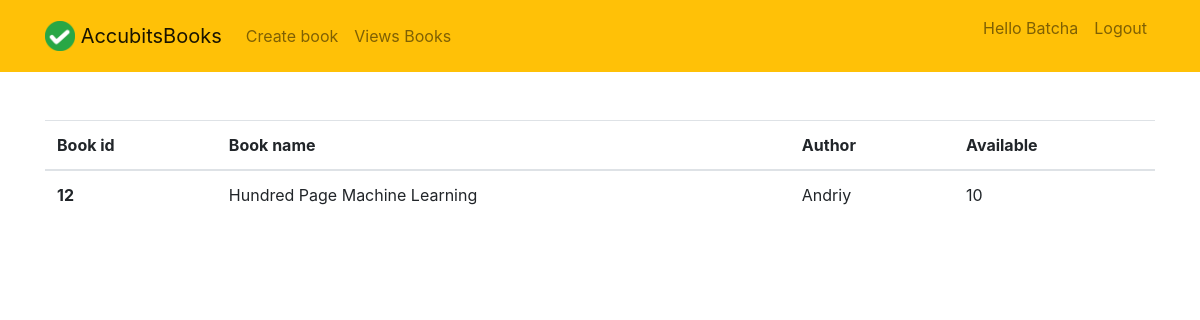
The app's page /view_book/12 (signed in) with its own data.
### inventory/models.py (models this page shows, shortened)
class Books(models.Model):
    book_name = models.CharField(max_length=200)
    author = models.CharField(max_length=200, null=True, blank=True)
    book_count = models.IntegerField(null=True, blank=True, default=1)

### inventory/views.py (the view)
# urls.py: path('view_book/<str:pk>', views.view_book, name="view_book"),
@login_required(login_url="login")
def view_book(request, pk):
    books = Books.objects.get(id=pk)
    context = {"book": books}
    return render(request, 'inventory/view_book.html', context)

### inventory/templates/inventory/view_book.html
{% extends "inventory/main.html" %}
{% load crispy_forms_tags %}
{% block content %}
<br><br>
<table class="table">
  <thead>
    <tr>
      <th scope="col">Book id</th>
      <th scope="col">Book name</th>
      <th scope="col">Author</th>
      <th scope="col">Available</th>
    </tr>
  </thead>
  <tbody>
    <tr>
      <th scope="row">{{book.id}}</th>
      <td>{{book.book_name}}</td>
      <td>{{book.author}}</td>
      <td>{{book.book_count}}</td>
    </tr>
  </tbody>
</table>
{% endblock content %}

### inventory/templates/inventory/navbar.html (shortened to what this page needs)
{% load static %}
<nav class="navbar navbar-expand-md navbar-light bg-warning">
<div class="container">
    <a class="navbar-brand" href="{% url 'dashboard' %}">
         <img src="{% static 'images/logo.png' %}" width="30" height="30" class="d-inline-block align-top">
        <span>AccubitsBooks</span>
    </a>
    <div class="collapse navbar-collapse" id="navbarNav">
    {% if user.is_staff and user.is_authenticated %}
        <ul class="navbar-nav mr-auto">
                <li class="nav-item {{ current }}">
                    <a class="nav-link" href="{% url 'create_book' %}">Create book</a>
                </li>
                <li class="nav-item {{ completed }}">
                    <a class="nav-link" href="{% url 'view_books' %}">Views Books</a>
                </li>
        </ul>
    {% endif %}
    <ul class="navbar-nav ml-auto">
            {% if user.is_authenticated %}
                <li class="nav-item"><p class="nav-link">Hello {{request.user.first_name.capitalize}}</p></li>
                <li class="nav-item">
                    <a href="#" onclick="$('#signOutBtn').click()" class="nav-link">Logout</a>
                </li>
            {% endif %}
        </ul>
    </div>
</div>
</nav>

### records on screen
Books: id "12", book_name "Hundred Page Machine Learning", author "Andriy", book_count "10"

### other values on screen
{{ request.user.first_name.capitalize }} "Batcha"
